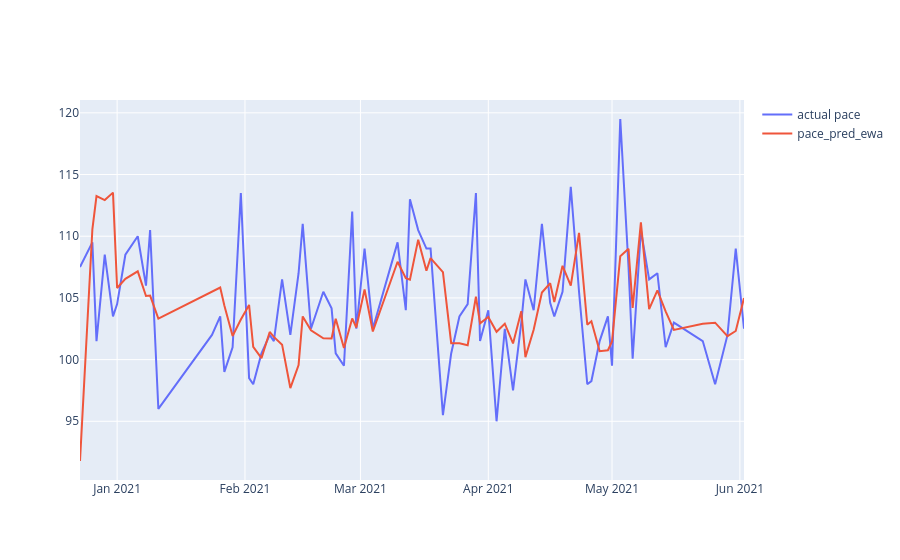

Notebook cell for this chart:
### Code cell
plot_season_team_pace(df=df_2010_2020, team='WAS', year=2020, span=11, window=9, method='relative', show_sma_plot=False)
